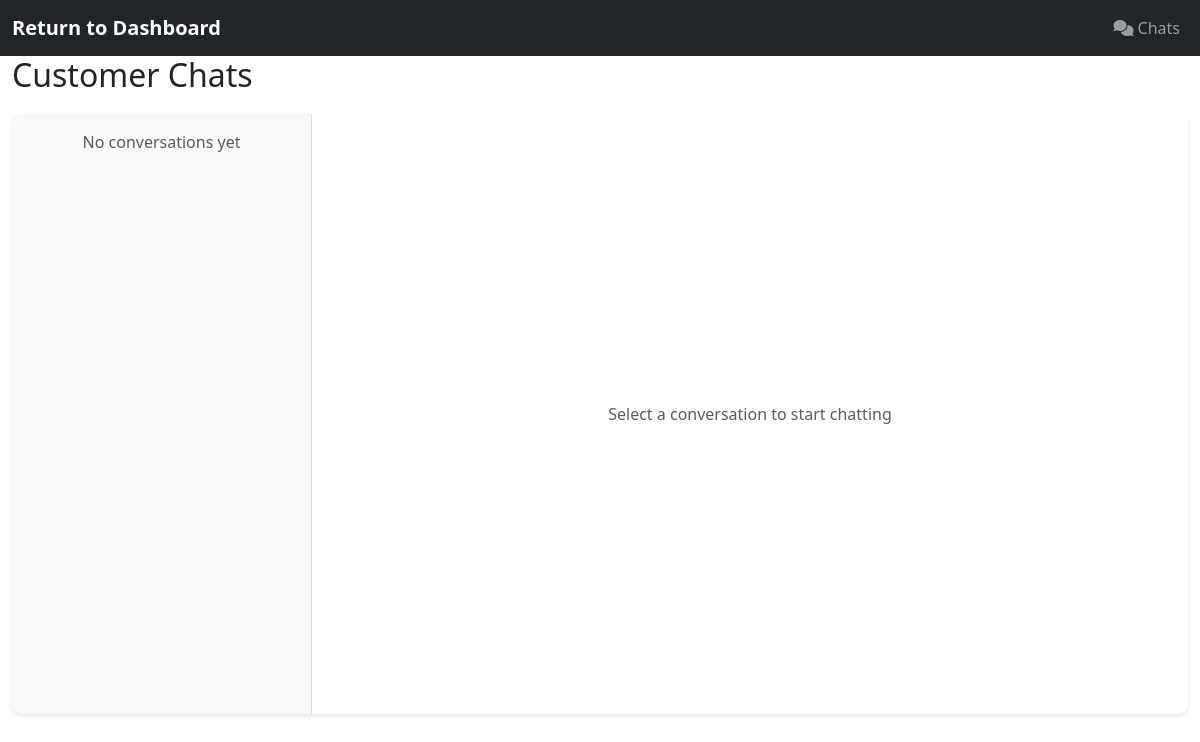
The app's page /admin/chat.php (signed in), older data.
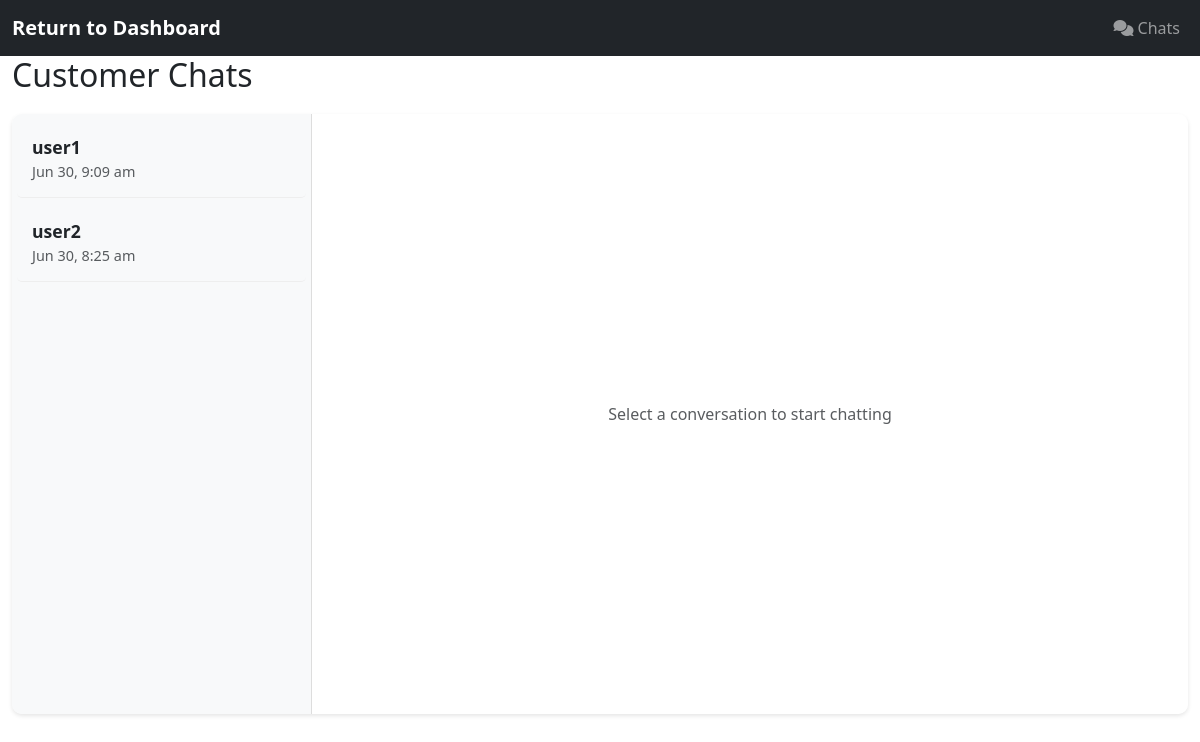
The same page, newer data.
### tables this page shows
CREATE TABLE `conversations` (
  `id` int(11) NOT NULL,
  `user_id` int(11) NOT NULL,
  `hotel_id` int(11) NOT NULL,
  `created_at` timestamp NOT NULL DEFAULT current_timestamp(),
  `updated_at` timestamp NOT NULL DEFAULT current_timestamp() ON UPDATE current_timestamp()
);

CREATE TABLE `users` (
  `id` int(11) NOT NULL,
  `username` varchar(50) NOT NULL,
  `email` varchar(100) NOT NULL,
  `password` varchar(255) NOT NULL,
  `role` enum('admin','user') DEFAULT 'user',
  `status` enum('active','inactive','suspended') NOT NULL DEFAULT 'active',
  `created_at` timestamp NOT NULL DEFAULT current_timestamp(),
  `first_name` varchar(50) NOT NULL,
  `last_name` varchar(50) NOT NULL,
  `phone` varchar(20) DEFAULT NULL,
  `address` text DEFAULT NULL,
  `profile_image` varchar(255) DEFAULT NULL,
  `vendor_id` int(11) NOT NULL DEFAULT 0
);

### admin/chat.php (the view, shortened to what the changed rows need)
<?php
require_once '../includes/session.php';
$admin_id = $_SESSION['user_id'];
$hotel_id = 0;
$stmt = $conn->prepare("SELECT id FROM hotels WHERE vendor_id = ? LIMIT 1");
$stmt->bind_param("i", $admin_id);
if (!$stmt->execute()) {
    error_log("Execute failed: " . $stmt->error, 3, '../error.log');
    die("Database error. Please try again later.");
}
$result = $stmt->get_result();
if ($hotel = $result->fetch_assoc()) {
    $hotel_id = $hotel['id'];
} else {
    $error_message = "No hotel assigned to this admin account.";
    error_log("No hotel found for admin_id: $admin_id", 3, '../error.log');
}
$conversations = [];
if ($hotel_id > 0) {
    $stmt = $conn->prepare("
        SELECT c.*, u.username, u.profile_image,
               (SELECT COUNT(*) FROM messages m WHERE m.conversation_id = c.id AND m.sender_type = 'user' AND m.is_read = FALSE) as unread_count
        FROM conversations c
        JOIN users u ON c.user_id = u.id
        WHERE c.hotel_id = ?
        ORDER BY c.updated_at DESC
    ");
    $stmt->bind_param("i", $hotel_id);
    $stmt->execute();
    $conversations = $stmt->get_result()->fetch_all(MYSQLI_ASSOC);
}
$selected_conversation_id = isset($_GET['conversation_id']) ? intval($_GET['conversation_id']) : 0;
?>
<!DOCTYPE html>
<html lang="en">
<head>
    <link href="https://cdn.jsdelivr.net/npm/bootstrap@5.3.0/dist/css/bootstrap.min.css" rel="stylesheet">
    <link rel="stylesheet" href="https://cdnjs.cloudflare.com/ajax/libs/font-awesome/6.4.2/css/all.min.css">
</head>
<body>
    <?php include 'includes/header.php'; ?>
    <div class="container-fluid main-content">
        <div class="row">
            <div class="col-12">
                <h2>Customer Chats</h2>
                <?php if (isset($error_message)): ?>
                    <div class="alert alert-warning"><?php echo htmlspecialchars($error_message); ?></div>
                <?php else: ?>
                    <div class="chat-container">
                        <div class="conversation-list">
                            <?php foreach ($conversations as $conv): ?>
                                <a href="?conversation_id=<?php echo $conv['id']; ?>"
                                   class="text-decoration-none text-dark">
                                    <div class="conversation-item <?php echo $selected_conversation_id == $conv['id'] ? 'active' : ''; ?>">
                                        <div class="d-flex justify-content-between align-items-center">
                                            <div class="fw-bold"><?php echo htmlspecialchars($conv['username']); ?></div>
                                        </div>
                                        <div class="text-muted small">
                                            <?php echo date('M j, g:i a', strtotime($conv['updated_at'])); ?>
                                        </div>
                                    </div>
                                </a>
                            <?php endforeach; ?>
                            <?php if (empty($conversations)): ?>
                                <div class="p-3 text-muted text-center">No conversations yet</div>
                            <?php endif; ?>
                        </div>
                    </div>
                <?php endif; ?>
            </div>
        </div>
    </div>
</body>
</html>

Row changes from the older to the newer data that the page shows:
added conversations: user.username "user1", updated_at "Jun 30, 9:09 am"
added conversations: user.username "user2", updated_at "Jun 30, 8:25 am"
Text that changed along with them:
text no longer shown: "No conversations yet"
